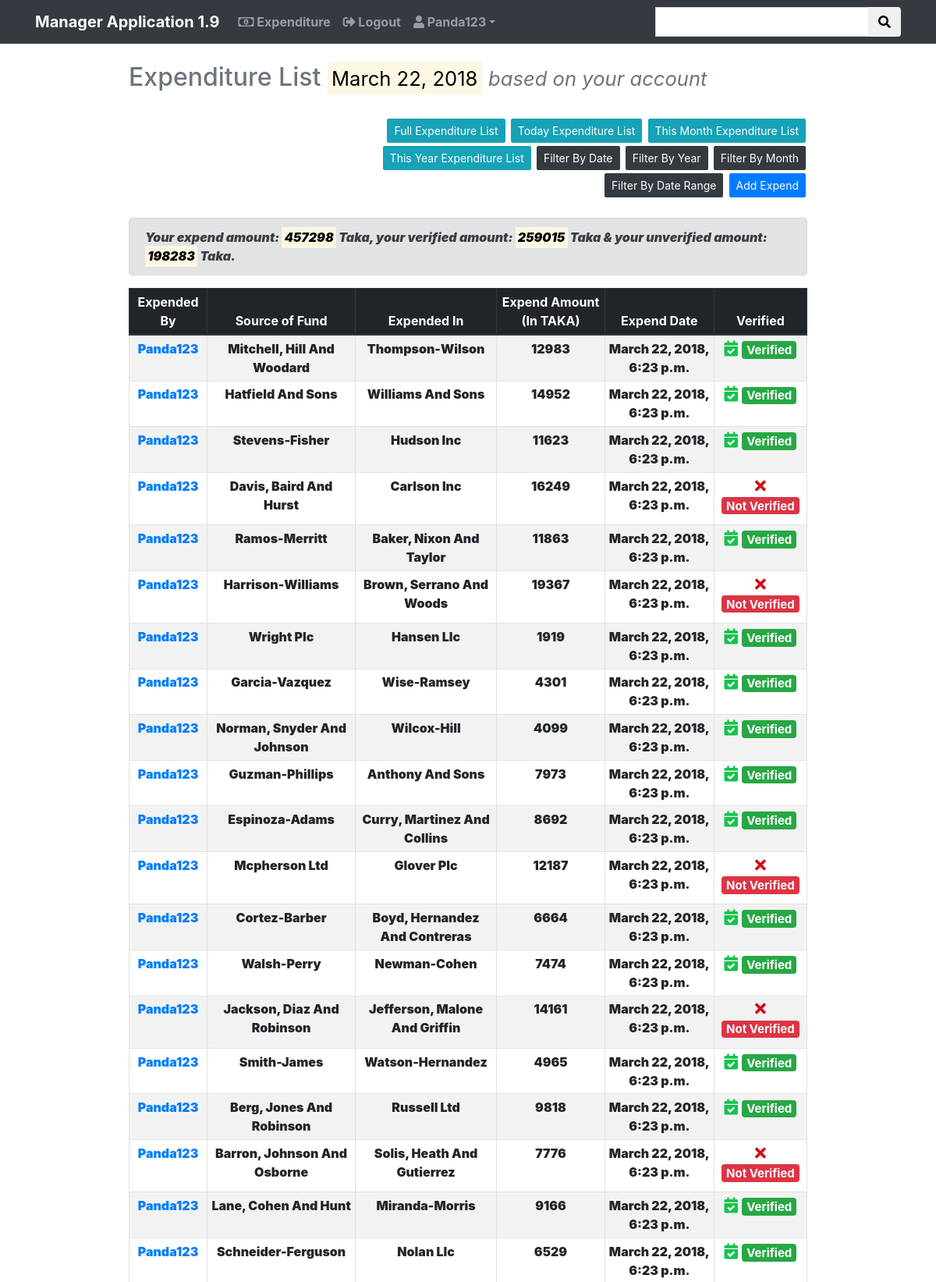
Screenshot of /expenditure//today/ (signed in, upper part) with the database file from the repository.
### expend/models.py (models this page shows, shortened)
class Expend(models.Model):
    select = (
        ('yes', 'yes'),
        ('no', 'no')
    )
    by_user = models.CharField(max_length=255, blank=False, unique=False, null=True)
    added_date = models.DateTimeField(auto_now_add=True)
    updated_date = models.DateTimeField(auto_now=True)
    source_fund = models.CharField(max_length=255)
    source_amount = models.PositiveIntegerField()
    expend_in = models.CharField(max_length=255)
    expend_amount = models.PositiveIntegerField()
    description = models.TextField(blank=True)
    verified = models.CharField(choices=select, max_length=255, default='no')
    def get_absolute_url(self):
        return reverse('expenditure:expend_detail', kwargs={'pk': self.pk})

### expend/views.py (the view)
# urls.py: path('/today/', login_required(views.ExpendListViewByToday.as_view()),
class ExpendListViewByToday(ListView):
    def get(self, request, *args, **kwargs):
        context = {
            'filter_by_time': timezone.localdate(),
            'filter_date': models.Expend.objects.filter(added_date__date=today).order_by('-added_date'),
            'filter_date_user': models.Expend.objects.filter(by_user__exact=request.user.username,
                                                             added_date__date=today).order_by('-added_date'),
            'sum_user_expend_amount': models.Expend.objects.filter(by_user__exact=self.request.user.username
                                                                   , added_date__date=today).aggregate(
                Sum('expend_amount')).get('expend_amount__sum', 0.00),
            'sum_user_expend_amount_verified': models.Expend.objects.filter(by_user__exact=self.request.user.username,
                                                                            added_date__date=today,
                                                                            verified__exact='yes').aggregate(
                Sum('expend_amount')).get('expend_amount__sum', 0.00),
            'sum_user_expend_amount_unverified': models.Expend.objects.filter(by_user__exact=self.request.user.username,
                                                                              added_date__date=today,
                                                                              verified__exact='no').aggregate(
                Sum('expend_amount')).get('expend_amount__sum', 0.00),
            'sum_expend_amount': models.Expend.objects.filter(verified__exact='yes', added_date__date=today).aggregate(
                Sum('expend_amount')).get('expend_amount__sum', 0.00),
            'sum_expend_amount_verified': models.Expend.objects.filter(verified__exact='yes',
                                                                       added_date__date=today).aggregate(
                Sum('expend_amount')).get('expend_amount__sum', 0.00),
            'sum_expend_amount_unverified': models.Expend.objects.filter(verified__exact='no', added_date__date=today
                                                                         ).aggregate(
                Sum('expend_amount')).get('expend_amount__sum', 0.00),
        }
        return render(request, 'expend/expend_list.html', context=context)

### expend/templates/expend/expend_list.html (shortened to what this page needs)
{% extends 'base.html' %}
{% block content %}
{% now "Y" as current_year %}
{% now "m" as current_month %}
<div class="container-fluid">
    <div class="row justify-content-center">
        <div class="col-md-9">
            <h2 class="text-muted">Expenditure List {% if filter_by_time %}<small><mark>{{ filter_by_time }}</mark></small>{% endif %} <small class="d-print-none"><i>based on your account</i></small></h2>
            <br>
            <div class="row">
                {% if form %}
                {% load bootstrap4 %}
                {% endif %}
                <div class="col-md-8 ml-auto text-right">
                    <a type="submit" class="btn btn-sm btn-info d-print-none btn-mar" href="{% url 'expenditure:expend' %}">Full Expenditure List</a>
                    <a type="submit" class="btn btn-sm btn-info d-print-none btn-mar" href="{% url 'expenditure:expend_by_today' %}">Today Expenditure List</a>
                    <a type="submit" class="btn btn-sm btn-info d-print-none btn-mar" href="{% url 'expenditure:expend_by_month' year=current_year month=current_month %}">This Month Expenditure List</a>
                    <a type="submit" class="btn btn-sm btn-info d-print-none btn-mar" href="{% url 'expenditure:expend_by_year' year=current_year %}">This Year Expenditure List</a>
                    <a type="submit" class="btn btn-sm btn-dark d-print-none btn-mar" href="{% url 'expenditure:expend_filter_date' %}">Filter By Date</a>
                    <a type="submit" class="btn btn-sm btn-dark d-print-none btn-mar" href="{% url 'expenditure:expend_filter_year' %}">Filter By Year</a>
                    <a type="submit" class="btn btn-sm btn-dark d-print-none btn-mar" href="{% url 'expenditure:expend_filter_month' %}">Filter By Month</a>
                    <a type="submit" class="btn btn-sm btn-dark d-print-none btn-mar" href="{% url 'expenditure:expend_filter_range' %}">Filter By Date Range</a>
                    <a type="submit" class="btn btn-sm btn-primary d-print-none btn-mar" href="{% url 'expenditure:expend_create' %}">Add Expend</a>
                </div>
            </div>
            <br>
            <div class="alert alert-secondary">
                {% if request.user.is_authenticated and request.user.is_superuser %}
                <i><b>Your expend amount: <mark>{{ sum_user_expend_amount }}</mark> Taka &
                    Full expend amount: <mark>{{ sum_expend_amount }}</mark> Taka,
                    your verified amount: <mark>{{ sum_user_expend_amount_verified }}</mark> Taka,
                    your unverified amount: <mark>{{ sum_user_expend_amount_unverified }}</mark> Taka &
                    full verified amount: <mark>{{ sum_expend_amount_verified }}</mark> Taka,
                    full unverified amount: <mark>{{ sum_expend_amount_unverified }}</mark> Taka.</b></i>
                {% else %}
                    <i><b>Your expend amount: <mark>{{ sum_user_expend_amount }}</mark> Taka,
                        your verified amount: <mark>{{ sum_user_expend_amount_verified }}</mark> Taka &
                        your unverified amount: <mark>{{ sum_user_expend_amount_unverified }}</mark> Taka.</b></i>
                {% endif %}
            </div>
            <table class="table table-striped table-hover table-responsive-xl table-responsive-lg table-responsive-md table-responsive-sm table-bordered table-sm text-center">
                {% if request.user.is_authenticated and request.user.is_superuser %}
                <thead class="thead-dark">
                    <tr>
                        <th>Expended By</th>
                        <th>Source of Fund</th>
                        <th>Expended In</th>
                        <th>Expend Amount (In TAKA)</th>
                        <th>Expend Date</th>
                        <th class="d-print-none">Action</th>
                        <th>Verified</th>
                    </tr>
                </thead>
                {% else %}
                <thead class="thead-dark">
                    <tr>
                        <th>Expended By</th>
                        <th>Source of Fund</th>
                        <th>Expended In</th>
                        <th>Expend Amount (In TAKA)</th>
                        <th>Expend Date</th>
                        <th>Verified</th>
                    </tr>
                </thead>
                {% endif %}
                {% if request.user.is_authenticated and request.user.is_superuser %}
                {% for expend in filter_date %}
                    <tr>
                        <td><a href="{{ expend.get_absolute_url }}">{{ expend.by_user|title }}</a></td>
                        <td>{{ expend.source_fund|title }}</td>
                        <td>{{ expend.expend_in|title }}</td>
                        <td>{{ expend.expend_amount }}</td>
                        <td>{{ expend.added_date }}</td>
                        <td class="d-print-none"><a class="btn btn-sm btn-outline-danger" href="{% url 'expenditure:expend_delete' pk=expend.pk %}">Delete</a></td>
                        <th>{% if expend.verified == 'no' %}<h5><i class="fas fa-times d-print-none" style="color:#c91218"></i> <span class="badge badge-danger">Not Verified</span></h5>
                            {% else %}<h5><i class="fas fa-calendar-check d-print-none" style="color:#13c44b"></i> <span class="badge badge-success">Verified</span></h5>{% endif %}</th>
                    </tr>
                {% endfor %}
                {% else %}
                {% for expend in filter_date_user %}
                    <tr>
                        <td><a href="{{ expend.get_absolute_url }}">{{ expend.by_user|title }}</a></td>
                        <td>{{ expend.source_fund|title }}</td>
                        <td>{{ expend.expend_in|title }}</td>
                        <td>{{ expend.expend_amount }}</td>
                        <td>{{ expend.added_date }}</td>
                        <th>{% if expend.verified == 'no' %}<h5><i class="fas fa-times d-print-none" style="color:#c91218"></i> <span class="badge badge-danger">Not Verified</span></h5>
                            {% else %}<h5><i class="fas fa-calendar-check d-print-none" style="color:#13c44b"></i> <span class="badge badge-success">Verified</span></h5>{% endif %}</th>
                    </tr>
                {% endfor %}
                {% endif %}
            </table>
        </div>
    </div>
</div>
{% endblock %}

### templates/base.html (shortened to what this page needs)
<!DOCTYPE html>
{% load staticfiles %}
<html lang="en">
<head>
    <link rel="stylesheet" href="https://use.fontawesome.com/releases/v5.0.8/css/all.css">
    <link rel="stylesheet" href="https://maxcdn.bootstrapcdn.com/bootstrap/4.0.0/css/bootstrap.min.css">
</head>
<body>
    <nav class="navbar navbar-expand-sm navbar-dark bg-dark">
        <div class="container">
            <a class="navbar-brand" href="{% url 'account:home' %}"><b>Manager Application 1.9</b></a>
            <div class="collapse navbar-collapse" id="navbarNavDropdown">
                <ul class="navbar-nav mr-auto">
                    {% if request.user.is_authenticated %}
                        <li class="nav-item">
                            <b><a class="nav-link" href="{% url 'expenditure:expend' %}"><i class="far fa-money-bill-alt"></i> Expenditure</a></b>
                        </li>
                        <li class="nav-item">
                            <b><a class="nav-link" href="{% url 'account:logout' %}"><i class="fas fa-sign-out-alt"></i> Logout</a></b>
                        </li>
                        <li class="nav-item dropdown">
                            <a  class="nav-link dropdown-toggle" id="navbarDropdownMenuLink" data-toggle="dropdown" aria-haspopup="true" aria-expanded="false" href="#"><b><i class="fas fa-user"></i> {{ request.user.username|title }}<b></a>
                        </li>
                    {% else %}
                        <li class="nav-item">
                            <b><a class="nav-link" href="{% url 'account:login' %}">Login</a></b>
                        </li>
                    {% endif %}
                </ul>
                <form method="get" class="form-inline" action="{% url 'expenditure:search' %}">
                    <div class="input-group">
                      <input type="text" class="form-control" name="search" value="{{ query_string }}">
                      <div class="input-group-append">
                        <button class="btn" type="submit"><i class="fas fa-search"></i></button>
                      </div>
                    </div>
                </form>
            </div>
        </div>
    </nav>
{% block header %}
<br/>
{% endblock %}
{% block content %}{% endblock %}
{% block footer %}
<br/>
{% endblock %}
</body>
</html>

### templates/base.html (style rules this page uses)
.btn-mar { margin:2px;border-radius:2px; }
.form-control { border-radius:0px; }

### rows the page displays
Expend: by_user "Panda123", source_fund "Mitchell, Hill And Woodard", expend_in "Thompson-Wilson", expend_amount "12983", added_date "March 22, 2018, 6:23 p.m.", verified "yes" (drawn)
Expend: by_user "Panda123", source_fund "Hatfield And Sons", expend_in "Williams And Sons", expend_amount "14952", added_date "March 22, 2018, 6:23 p.m.", verified "yes" (drawn)
Expend: by_user "Panda123", source_fund "Stevens-Fisher", expend_in "Hudson Inc", expend_amount "11623", added_date "March 22, 2018, 6:23 p.m.", verified "yes" (drawn)
Expend: by_user "Panda123", source_fund "Davis, Baird And Hurst", expend_in "Carlson Inc", expend_amount "16249", added_date "March 22, 2018, 6:23 p.m.", verified "no" (drawn)
Expend: by_user "Panda123", source_fund "Ramos-Merritt", expend_in "Baker, Nixon And Taylor", expend_amount "11863", added_date "March 22, 2018, 6:23 p.m.", verified "yes" (drawn)
Expend: by_user "Panda123", source_fund "Harrison-Williams", expend_in "Brown, Serrano And Woods", expend_amount "19367", added_date "March 22, 2018, 6:23 p.m.", verified "no" (drawn)
Expend: by_user "Panda123", source_fund "Wright Plc", expend_in "Hansen Llc", expend_amount "1919", added_date "March 22, 2018, 6:23 p.m.", verified "yes" (drawn)
Expend: by_user "Panda123", source_fund "Garcia-Vazquez", expend_in "Wise-Ramsey", expend_amount "4301", added_date "March 22, 2018, 6:23 p.m.", verified "yes" (drawn)
Expend: by_user "Panda123", source_fund "Norman, Snyder And Johnson", expend_in "Wilcox-Hill", expend_amount "4099", added_date "March 22, 2018, 6:23 p.m.", verified "yes" (drawn)
Expend: by_user "Panda123", source_fund "Guzman-Phillips", expend_in "Anthony And Sons", expend_amount "7973", added_date "March 22, 2018, 6:23 p.m.", verified "yes" (drawn)
Expend: by_user "Panda123", source_fund "Espinoza-Adams", expend_in "Curry, Martinez And Collins", expend_amount "8692", added_date "March 22, 2018, 6:23 p.m.", verified "yes" (drawn)
Expend: by_user "Panda123", source_fund "Mcpherson Ltd", expend_in "Glover Plc", expend_amount "12187", added_date "March 22, 2018, 6:23 p.m.", verified "no" (drawn)
Expend: by_user "Panda123", source_fund "Cortez-Barber", expend_in "Boyd, Hernandez And Contreras", expend_amount "6664", added_date "March 22, 2018, 6:23 p.m.", verified "yes" (drawn)
Expend: by_user "Panda123", source_fund "Walsh-Perry", expend_in "Newman-Cohen", expend_amount "7474", added_date "March 22, 2018, 6:23 p.m.", verified "yes" (drawn)
Expend: by_user "Panda123", source_fund "Jackson, Diaz And Robinson", expend_in "Jefferson, Malone And Griffin", expend_amount "14161", added_date "March 22, 2018, 6:23 p.m.", verified "no" (drawn)
Expend: by_user "Panda123", source_fund "Smith-James", expend_in "Watson-Hernandez", expend_amount "4965", added_date "March 22, 2018, 6:23 p.m.", verified "yes" (drawn)
Expend: by_user "Panda123", source_fund "Berg, Jones And Robinson", expend_in "Russell Ltd", expend_amount "9818", added_date "March 22, 2018, 6:23 p.m.", verified "yes" (drawn)
Expend: by_user "Panda123", source_fund "Barron, Johnson And Osborne", expend_in "Solis, Heath And Gutierrez", expend_amount "7776", added_date "March 22, 2018, 6:23 p.m.", verified "no" (drawn)
Expend: by_user "Panda123", source_fund "Lane, Cohen And Hunt", expend_in "Miranda-Morris", expend_amount "9166", added_date "March 22, 2018, 6:23 p.m.", verified "yes" (drawn)
Expend: by_user "Panda123", source_fund "Schneider-Ferguson", expend_in "Nolan Llc", expend_amount "6529", added_date "March 22, 2018, 6:23 p.m.", verified "yes" (drawn)

### other values shown
{{ request.user.username|title }} "Panda123"
{{ filter_by_time }} "March 22, 2018"
{{ sum_user_expend_amount }} "457298"
{{ sum_user_expend_amount_verified }} "259015"
{{ sum_user_expend_amount_unverified }} "198283"
